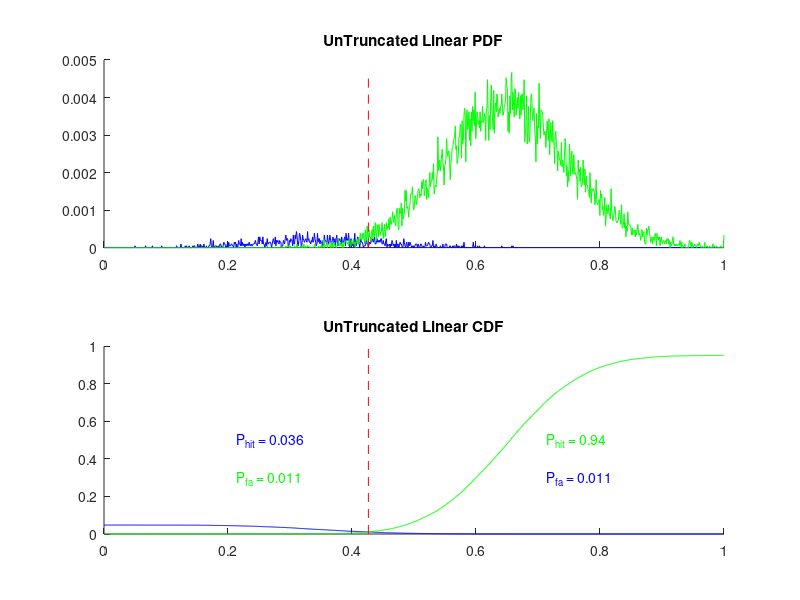
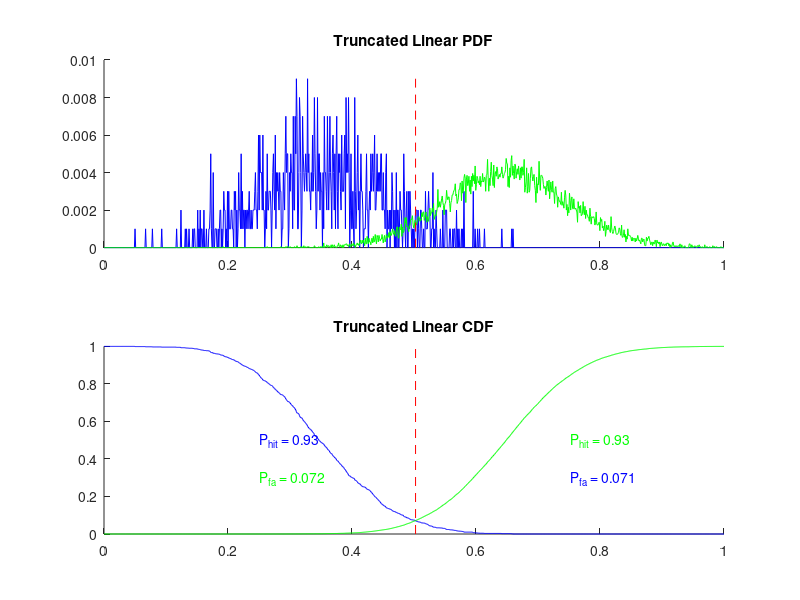

Write MATLAB code to recreate these figures, in order. (Note: this script raises an error after producing the figures.)
% This script serves as a sanity check of our d' measure.  We will
% construct a pair of distributions (denoting 2 different clusters) in the
% linear space contained between [0,1].  We can convert this pair of
% distributions into the equivalent circular pair by scaling values by 2pi.
% (For simplicity, at least for now, we only consider distributions fully
% contained within the [0,1]-interval and with no wrap-around the circular
% interval).  We can then compute means & STDs of the 2 clusters in both
% linear and circular cases.  From those, we can compute d' in both cases
% and expect to find similar d' values.  If not, perhaps, we have
% discovered a bias between linear & circular conceptions that we need to
% correct for.
%
% This also looks at d' in both circular & linear regimes as a function of
% hits and false alarms at the ideal segmentation threshold. So, we find
% the threshold where the 2 clusters' distributions intersect.  We then
% construct the cumulative distributions (CDF) of each cluster and count up
% hits (points in each cluster on the correct side of the threshold) and
% false alarms (points on the wrong side of the threshold).  


del_mu_loop = 0.3; %[0.1:0.1:1];
sig_loop = 0.1; % [0.01, 0.1:0.1:2];

num_samples = 1; %10;

plt_flg = 1; % flag to make plots of PDF's & CDF's

for i = 1:numel(del_mu_loop)
    for j = 1:numel(sig_loop)
        for k = 1:num_samples
        
        disp([num2str(i),' / ',num2str(numel(del_mu_loop)),' : ',num2str(j),' / ',num2str(numel(sig_loop)),' : ',num2str(k),' / ',num2str(num_samples)])

        %% (0). User Input to Construct Distributions:

        bins = 1000; % # of bins to chop interval [0,1] or [0,2pi] into.

        xbins = linspace(0,1,bins);

        N = [1000, 20000];                      % number of units in cluster (for now same in both)
        del_mu = del_mu_loop(i);
        mu = [ 0.5-del_mu./2, 0.5+del_mu./2 ];   % means of 2 clusters (between 0 & 1) Note: mean1 <= mean2.  
        sig = [ sig_loop(j), sig_loop(j) ];      % std's of 2 cluster

        %% (1). Construct 2 distributions in linear space between [0,1], find optimal 
        % threshold & compute hit rate & false alarm rate at that threshold.
        c1 = normrnd(mu(1),sig(1),1,N(1));
        c2 = normrnd(mu(2),sig(2),1,N(2));

        n1 = hist(c1,xbins) ./ sum(N);
        n2 = hist(c2,xbins) ./ sum(N);
        
        ncs1 = cumsum(n1);
        ncs2 = cumsum(n2);

        intersct = abs(N(1)./sum(N)-ncs1-ncs2);
        xovr = find(intersct==min(intersct));

        if (numel(xovr)>1)
            xovr = xovr(round(numel(xovr)/2)); % take threshold in middle if there are many values with minimum intersct value
        end

        hit = sum(n1(1:xovr)) + sum(n2((xovr+1):end)); % probability of correct classification
        fa = sum(n2(1:xovr)) + sum(n1((xovr+1):end)); % probability of incorrect classification

        d_prime1(i,j,k) = fa; % hit - fa;
        
        if(plt_flg)
            figure, 
            subplot(211), hold on
            plot(xbins,n1,'b')
            plot(xbins,n2,'g')
            plot( [xbins(xovr),xbins(xovr)],[0,max([n1,n2])],'r--')
            title('UnTruncated Linear PDF')
            xlim([0,1])
            %
            subplot(212), hold on
            plot(xbins,N(1)./sum(N)-ncs1,'b')
            plot(xbins,ncs2,'g')
            plot( [xbins(xovr),xbins(xovr)],[0,1],'r--')
            text( xbins(round(xovr/2)), 0.5, ['\color{blue}{P_{hit} = ',num2str( sum(n1(1:xovr)), 2 ),'}'] )
            text( xbins(round(xovr/2)), 0.3, ['\color{green}{P_{fa} = ',num2str(  sum(n2(1:xovr)), 2),'}'] )
            text( xbins(round((xovr+bins)/2)), 0.5, ['\color{green}{P_{hit} = ',num2str( sum(n2((xovr+1):end)), 2),'}'] )
            text( xbins(round((xovr+bins)/2)), 0.3, ['\color{blue}{P_{fa} = ',num2str( sum(n1((xovr+1):end)), 2 ),'}'] )
            title('UnTruncated Linear CDF')
            xlim([0,1])
            ylim([0,1])
            
%             % find crossover point of PDFs (not CDFs) - because not sure they are the same thing.
%             figure, plot(abs(n1 - n2))
        end
        


        %% (2). Compute d' in linear for untruncated normal distribution parameters
        d_prime2(i,j,k) = abs(mu(1) - mu(2)) ./ (0.5*sqrt( sig(1).^2 + sig(2).^2 ));
        % computed from the parameters used to construct the two distributions




        %% (3). Compute d' in linear for truncated normal distribution parameters (Here using Hits & False Alarms)

        xTruncL = 0;
        xTruncR = 1;

        ct1 = c1( (c1<=xTruncR) & (c1>=xTruncL) );
        Nt(1) = length(ct1);

        ct2 = c2( (c2<=xTruncR) & (c2>=xTruncL) );
        Nt(2) = length(ct2);

        truncation_loss(i,j,k) = ( mean(N) - mean(Nt) ) ./ mean(N);

        nt1 = hist(ct1,xbins)./Nt(1);
        nt2 = hist(ct2,xbins)./Nt(2);

        ntcs1 = cumsum(nt1);
        ntcs2 = cumsum(nt2);

        intersctt = abs(1-ntcs1-ntcs2);
        xovrt = find(intersctt==min(intersctt));

        if (numel(xovrt)>1)
            xovrt = xovrt(round(numel(xovrt)/2)); % take threshold in middle if there are many values with minimum intersct value
        end

        hit = ( sum(n1(1:xovrt)) + sum(n2((xovrt+1):end)) ) ./ 2;  % probability of correct classification
        fa = ( sum(n2(1:xovrt)) + sum(n1((xovrt+1):end)) ) ./ 2; % probability of incorrect classification

        d_prime1t(i,j,k) = fa; %hit - fa;
        
        
        if(plt_flg)
            figure, 
            subplot(211), hold on
            plot(xbins,nt1,'b')
            plot(xbins,nt2,'g')
            plot( [xbins(xovrt),xbins(xovrt)],[0,max([nt1,nt2])],'r--')
            title('Truncated Linear PDF')
            xlim([0,1])
            %
            subplot(212), hold on
            plot(xbins,1-ntcs1,'b')
            plot(xbins,ntcs2,'g')
            plot( [xbins(xovrt),xbins(xovrt)],[0,1],'r--')
            text( xbins(round(xovrt/2)), 0.5, ['\color{blue}{P_{hit} = ',num2str( sum(nt1(1:xovrt)), 2 ),'}'] )
            text( xbins(round(xovrt/2)), 0.3, ['\color{green}{P_{fa} = ',num2str(  sum(nt2(1:xovrt)), 2),'}'] )
            text( xbins(round((xovrt+bins)/2)), 0.5, ['\color{green}{P_{hit} = ',num2str( sum(nt2((xovrt+1):end)), 2),'}'] )
            text( xbins(round((xovrt+bins)/2)), 0.3, ['\color{blue}{P_{fa} = ',num2str( sum(nt1((xovrt+1):end)), 2 ),'}'] )
            title('Truncated Linear CDF')
            xlim([0,1])
            ylim([0,1])
        end



        %% (4). Compute d' from mean & std computed using ML fit estimates with truncated distribution.

        [params_ct1] = truncNormStats_MLEest(ct1,xTruncL,xTruncR); % ML estimates of mn & std for truncated cluster #1
        [params_ct2] = truncNormStats_MLEest(ct2,xTruncL,xTruncR); % ML estimates of mn & std for truncated cluster #1

        mn_ct1 = mean(ct1); % empirical mean of truncated cluster #1
        mn_ct2 = mean(ct2); % empirical mean of truncated cluster #2


        d_prime2t(i,j,k) = abs(mn_ct1 - mn_ct2) ./ (0.5*sqrt( params_ct1(2).^2 + params_ct2(2).^2 ));


        %% (5). Convert distributions over to circular space between [0,2pi], find
        % optimal threshold & compute hit rate & false alarm rate at that threshold.

        cc1 = wrapTo2Pi(2*pi*c1); % these are the untruncated linear distributions
        cc2 = wrapTo2Pi(2*pi*c2); % and so will have wrap-around.

        xbins = linspace(0,2*pi,bins);

        nC1 = hist(cc1,xbins)./N(1);
        nC2 = hist(cc2,xbins)./N(2);

        nCcs1 = cumsum(nC1);
        nCcs2 = cumsum(nC2);

        

        intersct = abs(1-nCcs1-nCcs2);
        xovrC1 = find(intersct==min(intersct));

        if (numel(xovrC1)>1)
            xovrC1 = xovrC1(round(numel(xovrC1)/2)); % take threshold in middle if there are many values with minimum intersct value
        end


        % Need to set another threshold between the two distributions where the circular space wraps around.
        % How: Reorder distributions to begin from the first xovr point.  Then do
        % same analysis of minimum intersection of CDFs
        nr1 = [nC1(xovrC1+1:end),nC1(1:xovrC1)];
        nr2 = [nC2(xovrC1+1:end),nC2(1:xovrC1)];
        xrbins = [xbins(xovrC1+1:end),xbins(1:xovrC1)];

        nrcs1 = cumsum(nr1);
        nrcs2 = cumsum(nr2);

        intersctr = abs(1-nrcs1-nrcs2);
        xovrr = find(intersctr==min(intersctr));

        if (numel(xovrr)>1)
            xovrr = xovrr(round(numel(xovrr)/2)); % take threshold in middle if there are many values with minimum intersct value
        end

        xovrC2 = find(xbins == xrbins(xovrr));

%         if(plt_flg)
%             figure, 
%             subplot(211), hold on
%             plot(nr1,'b')
%             plot(nr2,'g')
%             title('Circular PDF #2')
%             xlim([1,bins])
%             % set(gca,'XTick',[1,bins])
%             %
%             subplot(212), hold on
%             plot(1-nrcs2,'g')
%             plot(nrcs1,'b')
%             title('Circular CDF #2')
%             xlim([0,bins])
%         end
        
        

        if (xovrC1 > xovrC2) % if 2nd threshold is between 0 and 1st one
            inClust1 = nC1((xovrC2+1):xovrC1);
            outClust1 = [nC1(1:xovrC2),nC1((xovrC1+1):end)];
            inClust2 = [nC2(1:xovrC2),nC2((xovrC1+1):end)];
            outClust2 = nC2((xovrC2+1):xovrC1);
        else                 % if 2nd threshold is between 1st one and 2pi
            inClust1 = [nC1(1:xovrC1),nC1((xovrC2+1):end)];
            outClust1 = nC1((xovrC1+1):xovrC2);
            inClust2 = nC2((xovrC1+1):xovrC2);
            outClust2 = [nC2(1:xovrC1),nC2((xovrC2+1):end)];
        end


        % Need to still use 2nd threshold to determine hits & false alarms.  Not done yet.
        hit = ( sum(inClust1) + sum(inClust2) ) ./ 2;
        fa = ( sum(outClust1) + sum(outClust2) ) ./ 2;

        d_prime3(i,j,k) = fa; % hit - fa;
        
        
        
        if(plt_flg)
            figure, 
            subplot(211), hold on
            plot(xbins,nC1,'b')
            plot(xbins,nC2,'g')
            plot( [xbins(xovrC1),xbins(xovrC1)],[0,max([nC1,nC2])],'r--')
            plot( [xbins(xovrC2),xbins(xovrC2)],[0,max([nC1,nC2])],'r--')
            title('Circular PDF')
            xlim([0,2*pi])
            %
            subplot(212), hold on
            plot(xbins,1-nCcs1,'b')
            plot(xbins,nCcs2,'g')
            plot( [xbins(xovrC1),xbins(xovrC1)],[0,1],'r--')
            plot( [xbins(xovrC2),xbins(xovrC2)],[0,1],'r--')
            text( xbins(round(xovrC1/2)), 0.5, ['\color{blue}{P_{hit} = ',num2str( sum( inClust1 ), 2 ),'}'] )
            text( xbins(round(xovrC1/2)), 0.3, ['\color{green}{P_{fa} = ',num2str(  sum( outClust1 ), 2),'}'] )
            text( xbins(round((xovrC1+bins)/2)), 0.5, ['\color{green}{P_{hit} = ',num2str( sum( inClust2 ), 2),'}'] )
            text( xbins(round((xovrC1+bins)/2)), 0.3, ['\color{blue}{P_{fa} = ',num2str( sum( outClust2 ), 2 ),'}'] )
            
            title('Circular CDF')
            xlim([0,2*pi])
            ylim([0,1])
        end
        
        
        


        %% (6). Find mean & stds of circular distributions & compute d'

        r1 = circ_r(cc1');
        r2 = circ_r(cc2');

        kappa1 = circ_kappa(cc1);
        kappa2 = circ_kappa(cc2);

        mn1 = circ_mean(cc1');
        mn2 = circ_mean(cc2');

        [s01, s11] = circ_std(cc1');
        [s02, s12] = circ_std(cc2');

        s21 = 1./sqrt(kappa1);
        s22 = 1./sqrt(kappa2);

        d_prime4_0(i,j,k) = abs(circ_dist(mn1,mn2)) ./ ( 0.5*sqrt(s01.^2 + s02.^2) );
        d_prime4_1(i,j,k) = abs(circ_dist(mn1,mn2)) ./ ( 0.5*sqrt(s11.^2 + s12.^2) );
        d_prime4_2(i,j,k) = abs(circ_dist(mn1,mn2)) ./ ( 0.5*sqrt(s21.^2 + s22.^2) );
        
        % keyboard

        end % loop over number of samples
        
    end % loop over sigma
    
end % loop over delta mu




% Compute Mean & STD values for different d_prime measurements averaged
% over the number of samples taken to get errorbars for plots.
mn_dp1 = mean(d_prime1,3);
std_dp1 = std(d_prime1,[],3);
%
mn_dp1t = mean(d_prime1t,3);
std_dp1t = std(d_prime1t,[],3);
%
mn_dp2 = mean(d_prime2,3);
std_dp2 = std(d_prime2,[],3);
%
mn_dp2t = mean(d_prime2t,3);
std_dp2t = std(d_prime2t,[],3);
%
mn_dp1 = mean(d_prime1,3);
std_dp1 = std(d_prime1,[],3);
%
mn_dp3 = mean(d_prime3,3);
std_dp3 = std(d_prime3,[],3);
%
mn_dp4_0 = mean(d_prime4_0,3);
std_dp4_0 = std(d_prime4_0,[],3);
%
mn_dp4_1 = mean(d_prime4_1,3);
std_dp4_1 = std(d_prime4_1,[],3);
%
mn_dp4_2 = mean(d_prime4_2,3);
std_dp4_2 = std(d_prime4_2,[],3);
%


%% Plot del_mu vs. sig vs. d' computed the 5 different ways (also the 2 ways which are: hit - false alarm)

if(0)
    for i = 1:numel(sig_loop)

        figure, hold on,
        errorbar(1:numel(del_mu_loop),mn_dp2(:,i),sqrt(std_dp2(:,i)),'k-','LineWidth',2)
        errorbar(1:numel(del_mu_loop),mn_dp2t(:,i),sqrt(std_dp2t(:,i)),'b-','LineWidth',2)
        errorbar(1:numel(del_mu_loop),mn_dp4_0(:,i),sqrt(std_dp4_0(:,i)),'r-','LineWidth',2)
        errorbar(1:numel(del_mu_loop),mn_dp4_1(:,i),sqrt(std_dp4_1(:,i)),'g-','LineWidth',2)
        errorbar(1:numel(del_mu_loop),mn_dp4_2(:,i),sqrt(std_dp4_2(:,i)),'c-','LineWidth',2)

        % indicated percentage of points lost in truncation as a measure of how
        % different the circular is from the linear since ciruclar has
        % wrap-around and linear has strict truncation or lopping off.
        for j = 1:numel(del_mu_loop)
            text(j,d_prime2t(j,i),[num2str(truncation_loss(j,i),2)],'FontSize',16,'FontWeight','Bold')
        end

        legend({'Linear UnTruncated','Linear Truncated','Circ w/ std = \sqrt{2(1-r)}','Circ w/ std = \sqrt{-Ln(r)}','Circ w/ std = 1/\sqrt{\kappa}'},'Location','NorthWest')

        title(['Cluster spread or std (\sigma = ',num2str(sig_loop(i)),')'],'FontSize',20,'FontWeight','Bold')
        xlabel(['Distance between Cluster Centers (\Delta \mu)'],'FontSize',18,'FontWeight','Bold')
        ylabel(['d'' - metric'],'FontSize',18,'FontWeight','Bold')

        set(gca,'XTick',1:numel(del_mu_loop),'XTickLabel',del_mu_loop,'FontSize',16,'FontWeight','Bold')

    end
end

% Now plot, sig on x axis for del_mu set.
if(0)
    for i = 1:5 %numel(del_mu_loop)

        figure, hold on,
        errorbar(1:numel(sig_loop),mn_dp2(i,:),std_dp2(i,:),'k-','LineWidth',2,'Markers',18)
        errorbar(1:numel(sig_loop),mn_dp2t(i,:),std_dp2t(i,:),'b-','LineWidth',2,'Markers',18)
        errorbar(1:numel(sig_loop),mn_dp4_0(i,:),std_dp4_0(i,:),'rx','LineWidth',2,'Markers',18)
        errorbar(1:numel(sig_loop),mn_dp4_1(i,:),std_dp4_1(i,:),'gx','LineWidth',2,'Markers',18)
        errorbar(1:numel(sig_loop),mn_dp4_2(i,:),std_dp4_2(i,:),'cx','LineWidth',2,'Markers',18)

        % indicated percentage of points lost in truncation as a measure of how
        % different the circular is from the linear since ciruclar has
        % wrap-around and linear has strict truncation or lopping off.
        for j = 1:numel(sig_loop)
            text(j,d_prime2t(i,j),[num2str(truncation_loss(i,j),2)],'FontSize',16,'FontWeight','Bold')
        end

        legend({'Linear UnTruncated','Linear Truncated','Circ w/ std = \sqrt{2(1-r)}','Circ w/ std = \sqrt{-Ln(r)}','Circ w/ std = 1/\sqrt{\kappa}'},'Location','NorthEast')

        title(['Distance Between Cluster Centers (\Delta \mu = ',num2str(del_mu_loop(i)),')'],'FontSize',20,'FontWeight','Bold')
        xlabel(['Cluster Spread or std (\sigma)'],'FontSize',18,'FontWeight','Bold')
        ylabel(['d'' - metric'],'FontSize',18,'FontWeight','Bold')

        set(gca,'XTick',1:numel(sig_loop),'XTickLabel',sig_loop,'FontSize',16,'FontWeight','Bold')

    end
end


% do same plots for d' determined by Z(hit) - Z(F.A.) where Z(x) is the CDF

if(1)
    for i = 1:numel(sig_loop)

        figure, hold on,
        
        errorbar(1:numel(del_mu_loop),mn_dp1(:,i),sqrt(std_dp1(:,i)),'ko-','LineWidth',2)
        errorbar(1:numel(del_mu_loop),mn_dp1t(:,i),sqrt(std_dp1t(:,i)),'bx-','LineWidth',2)
        errorbar(1:numel(del_mu_loop),mn_dp3(:,i),sqrt(std_dp3(:,i)),'rs-','LineWidth',2)
        
%         plot(d_prime1(:,i),'ko-','LineWidth',2)
%         plot(d_prime1t(:,i),'bx-','LineWidth',2)
%         plot(d_prime3(:,i),'rs-','LineWidth',2)

        % indicated percentage of points lost in truncation as a measure of how
        % different the circular is from the linear since ciruclar has
        % wrap-around and linear has strict truncation or lopping off.
        for j = 1:numel(del_mu_loop)
            text(j,mn_dp1(j,i),[num2str(truncation_loss(j,i),2)],'FontSize',16,'FontWeight','Bold')
        end

        legend({'Linear UnTruncated','Linear Truncated','Circular'},'Location','NorthWest')

        title(['Cluster spread or std (\sigma = ',num2str(sig_loop(i)),')'],'FontSize',20,'FontWeight','Bold')
        xlabel(['Distance between Cluster Centers (\Delta \mu)'],'FontSize',18,'FontWeight','Bold')
        ylabel(['Prob Misclassification'],'FontSize',18,'FontWeight','Bold')

        set(gca,'XTick',1:numel(del_mu_loop),'XTickLabel',del_mu_loop,'FontSize',16,'FontWeight','Bold')

        ylim([0,0.5])

    end
end
